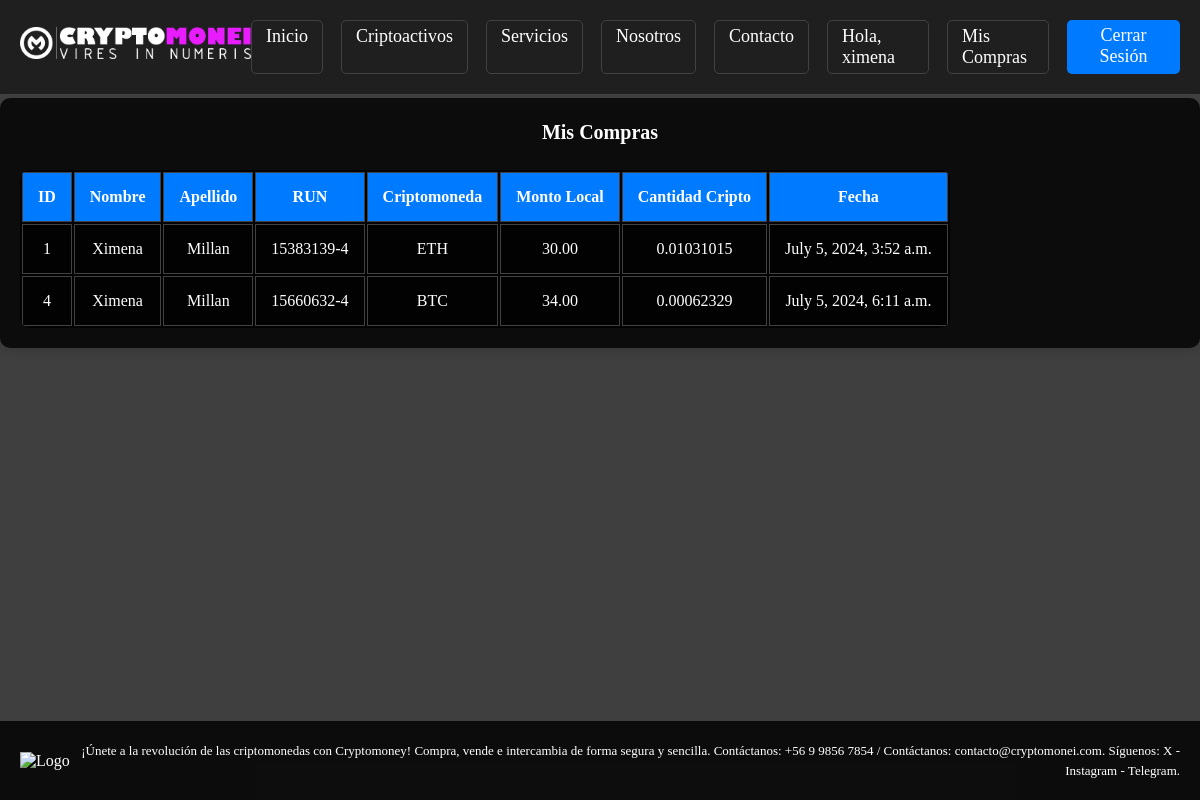
The page /cripto/mis_compras/ (signed in) on the database its author committed.
### cripto/models.py (models this page shows, shortened)
class Compra(models.Model):
    user = models.ForeignKey(User, on_delete=models.CASCADE, default=1)  # Aquí asumimos que el ID del usuario administrador es 1
    first_name = models.CharField(max_length=100)
    last_name = models.CharField(max_length=100)
    run = models.CharField(max_length=12)
    cryptocurrency = models.CharField(max_length=10)
    local_currency_amount = models.DecimalField(max_digits=10, decimal_places=2)
    crypto_amount = models.DecimalField(max_digits=10, decimal_places=8)
    created_at = models.DateTimeField(auto_now_add=True)

### cripto/views.py (the view)
# urls.py: path('mis_compras/', views.mis_compras, name='mis_compras'),
@login_required
def mis_compras(request):
    compras = Compra.objects.filter(user=request.user)
    return render(request, 'cripto/mis_compras.html', {'compras': compras})

### cripto/templates/cripto/mis_compras.html (shortened to what this page needs)
{% extends 'cripto/base.html' %}
{% load static %}
{% block content %}
<link rel="stylesheet" href="{% static 'cripto/css/style_mis_compras.css' %}">
<div class="container mt-5">
    <h2 class="text-center">Mis Compras</h2>
    {% if compras %}
        <div class="table-responsive">
            <table class="table table-dark table-striped">
                <thead>
                    <tr>
                        <th>ID</th>
                        <th>Nombre</th>
                        <th>Apellido</th>
                        <th>RUN</th>
                        <th>Criptomoneda</th>
                        <th>Monto Local</th>
                        <th>Cantidad Cripto</th>
                        <th>Fecha</th>
                    </tr>
                </thead>
                <tbody>
                    {% for compra in compras %}
                    <tr>
                        <td>{{ compra.id }}</td>
                        <td>{{ compra.first_name }}</td>
                        <td>{{ compra.last_name }}</td>
                        <td>{{ compra.run }}</td>
                        <td>{{ compra.cryptocurrency }}</td>
                        <td>{{ compra.local_currency_amount }}</td>
                        <td>{{ compra.crypto_amount }}</td>
                        <td>{{ compra.created_at }}</td>
                    </tr>
                    {% endfor %}
                </tbody>
            </table>
        </div>
    {% else %}
        <p class="text-center">No has realizado ninguna compra.</p>
    {% endif %}
</div>
{% endblock %}

### cripto/templates/cripto/base.html (shortened to what this page needs)
{% load static %}
<!DOCTYPE html>
<html lang="es">
<head>
    <link rel="stylesheet" href="{% static 'cripto/css/style.css' %}">
    <link rel="stylesheet" href="{% static 'cripto/css/style_carrusel.css' %}">
    <link rel="stylesheet" href="https://cdnjs.cloudflare.com/ajax/libs/OwlCarousel2/2.3.4/assets/owl.carousel.min.css">
</head>
<body>
    <div class="page-container">
        <nav class="navbar">
            <div class="logo"><img src="{% static 'cripto/images/LogoBlanco_completo.png' %}" alt=""></div>
            <ul class="nav-links">
                <div class="menu">
                    <li><a href="{% url 'index' %}">Inicio</a></li>
                    <li><a href="{% url 'criptoactivos' %}">Criptoactivos</a></li>
                    <li class="services">
                        <a href="#">Servicios</a>
                    </li>
                    <li><a href="{% url 'nosotros' %}">Nosotros</a></li>
                    <li><a href="{% url 'contacto' %}">Contacto</a></li>
                    {% if user.is_authenticated %}
                        <li>Hola, {{ user.username }}</li>
                        <li><a href="{% url 'mis_compras' %}">Mis Compras</a></li>
                        <div class="register-button">
                            <a href="{% url 'exit' %}">Cerrar Sesión</a>
                        </div>
                    {% else %}
                        <div class="register-button">
                            <a href="{% url 'login' %}">Iniciar Sesión</a>
                        </div>
                    {% endif %}
                </div>
            </ul>
        </nav>
        <div class="content-wrap">
            {% block content %}
            {% endblock content %}
        </div>
        <footer class="footer">
            <div class="footer-left">
                <img src="{% static 'cripto/images/LogoBlanco.png' %}" alt="Logo">
            </div>
            <div class="footer-right">
                <p>¡Únete a la revolución de las criptomonedas con Cryptomoney! Compra, vende e intercambia de forma segura y sencilla. Contáctanos: +56 9 9856 7854 / Contáctanos: <a href="mailto:contacto@cryptomonei.com">contacto@cryptomonei.com</a>. Síguenos: <a href="https://x.com/home">X</a> - <a href="https://www.instagram.com/tu_usuario">Instagram</a> - <a href="https://t.me/tu_canal">Telegram</a>.</p>
            </div>
        </footer>
    </div>
</body>
</html>

### cripto/static/cripto/css/style.css (style rules this page uses)
* { margin: 0; padding: 0; box-sizing: border-box; }
body { font-family: cursive; background-image: url('/static/cripto/images/Fondo.jpg'); background-size: cover; background-repeat: no-repeat; background-color: rgba(0, 0, 0, 0.5); background-attachment: fixed; padding-top: 50px; }
body::before { content: ""; position: fixed; top: 0; left: 0; width: 100%; height: 100%; background-color: rgba(0, 0, 0, 0.5); z-index: -1; }
.container { max-width: auto; margin: 90px auto 0; margin-top: 90px; padding: 50px; background-color: rgba(0, 0, 0, 0.8); }
p { color: #fff; font-size: 15px; line-height: 1.5; margin-left: 0; }
a { text-decoration: none; }
li { list-style: none; }
.navbar { display: flex; align-items: center; justify-content: space-between; padding: 20px; background-color: rgba(0, 0, 0,0.5); color: #fff; position: fixed; top: 0; width: 100%; z-index: 1000; border-bottom: 1px solid #414141; }
.nav-links a { color: #fff; }
.register-button { background-color: #007BFF; padding: 5px 20px; border-radius: 5px; text-align: center; }
.register-button a { color: #fff; text-decoration: none; }
.logo { font-size: 32px; }
.logo img { width: 250px; height: auto; }
.menu { display: flex; gap: 1em; font-size: 18px; }
.menu li { padding: 5px 14px; border: 1px solid #414141; border-radius: 5px; transition: border 0.3s ease; }
.services { position: relative; }
html, body { height: 100%; margin: 0; display: flex; flex-direction: column; }
.page-container { flex: 1; display: flex; flex-direction: column; }
.content-wrap { flex: 1; }
.footer { display: flex; align-items: center; justify-content: space-between; background-color: rgba(0, 0, 0, 0.8); color: white; padding: 20px; }
.footer-left { display: flex; align-items: center; }
.footer-left img { width: 50px; height: auto; margin-right: 10px; }
.footer-right p { margin: 0; text-align: right; font-size: 13px; }
.table-dark { background-color: rgba(0, 0, 0, 0.8); color: white; }
.table-dark th, .table-dark td { border: 1px solid #414141; }
.table-dark thead th { background-color: #007BFF; color: white; font-weight: bold; }
.container { max-width: 1200px; margin: 100px auto 0; padding: 20px; background-color: rgba(0, 0, 0, 0.8); color: white; border-radius: 10px; box-shadow: 0 4px 8px rgba(0, 0, 0, 0.1); }
.text-center { text-align: center; }
.mt-5 { margin-top: 3rem; }

### cripto/static/cripto/css/style_carrusel.css (style rules this page uses)
img { max-width: 100%; border: 0px; }
ul, ol { list-style: none; }
a { text-decoration: none; color: inherit; outline: none; transition: all 0.4s ease-in-out; -webkit-transition: all 0.4s ease-in-out; }
h2 { margin-bottom: 8px; padding-bottom: 16px; font-size: 20px; line-height: 28px; font-weight: 700; position: relative; text-transform: capitalize; }

### cripto/static/cripto/css/style_mis_compras.css (style rules this page uses)
.table-dark { background-color: rgba(0, 0, 0, 0.8); color: white; border-radius: 10px; overflow: hidden; }
.table-dark th, .table-dark td { border: 1px solid #414141; }
.table-dark thead th { background-color: #007BFF; color: white; font-weight: bold; text-align: center; }
.table-dark td, .table-dark th { padding: 15px; text-align: center; }
.container { max-width: 1200px; margin: auto; padding: 20px; background-color: rgba(0, 0, 0, 0.8); color: white; border-radius: 10px; box-shadow: 0 4px 8px rgba(0, 0, 0, 0.1); }
.text-center { text-align: center; }
.mt-5 { margin-top: 3rem; }

### rows shown on the page
Compra: id "1", first_name "Ximena", last_name "Millan", run "15383139-4", cryptocurrency "ETH", local_currency_amount "30.00", crypto_amount "0.01031015", created_at "July 5, 2024, 3:52 a.m."
Compra: id "4", first_name "Ximena", last_name "Millan", run "15660632-4", cryptocurrency "BTC", local_currency_amount "34.00", crypto_amount "0.00062329", created_at "July 5, 2024, 6:11 a.m."

### other values the page prints
{{ user.username }} "ximena"
